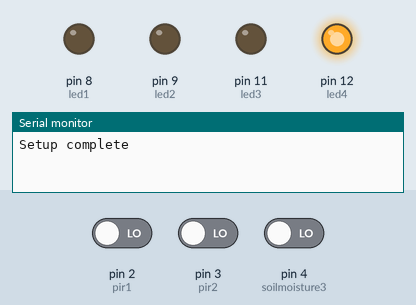
This sketch was run on a simulated Arduino Uno, built with avr-gcc and run on an emulated ATmega328P. Parts: output pins drawn as LEDs (lit = HIGH), the last lines printed to the serial monitor. Inputs (shaded band) come from the test bench; at power-on: pin 2 (pir1) LOW, pin 3 (pir2) LOW, pin 4 (soilmoisture3) LOW.

Above: at 1.2 s.
1.3 s: pin 2 (pir1) driven HIGH
At 2.4 s:
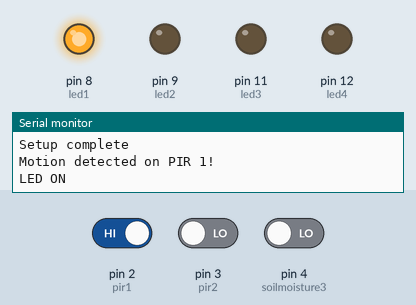
4.3 s: pin 3 (pir2) driven HIGH
At 5.3 s:
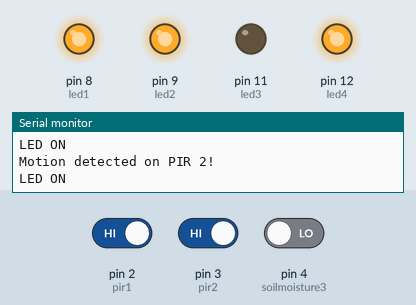
7.3 s: pin 2 (pir1) driven LOW
At 9.3 s:
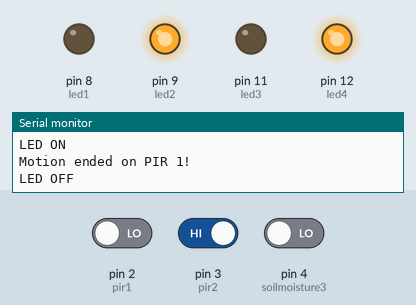
10.3 s: pin 3 (pir2) driven LOW
At 11.1 s:
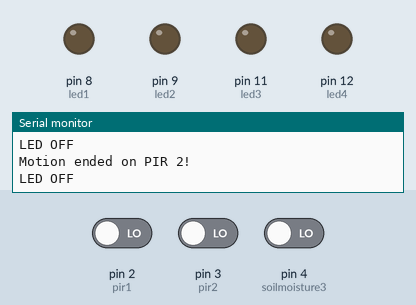
Timing chart, 0 to 18.5 s (numbered marks = the images above; inputs shaded):
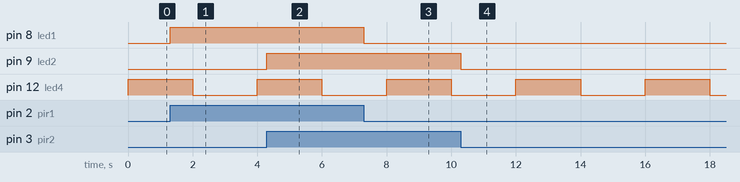

The sketch:

dazzling_densor1.ino
```cpp
// Define LED pin numbers
int led1 = 8;
int led2 = 9;
int led3 = 11;
int led4 = 12;

// Define PIR and Soil Moisture sensor pin numbers
int pir1 = 2; // PIR sensor 1
int pir2 = 3; // PIR sensor 2
int soilmoisture3 = 4; // Soil Moisture sensor

// Variables to store the state of PIR sensors and Soil Moisture sensor
int pirState1 = LOW;
int pirState2 = LOW;
int soilMoistureState = LOW;

void setup() {
  // Set LED pins as OUTPUT
  pinMode(led1, OUTPUT);
  pinMode(led2, OUTPUT);
  pinMode(led3, OUTPUT);
  pinMode(led4, OUTPUT);

  // Set sensor pins as INPUT
  pinMode(pir1, INPUT); // PIR sensor 1
  pinMode(pir2, INPUT); // PIR sensor 2
  pinMode(soilmoisture3, INPUT); // Soil Moisture sensor

  // Start serial communication
  Serial.begin(9600);
  Serial.println("Setup complete");

  // Attach interrupts for PIR sensors and Soil Moisture sensor
  attachInterrupt(digitalPinToInterrupt(pir1), motionDetected1, CHANGE);
  attachInterrupt(digitalPinToInterrupt(pir2), motionDetected2, CHANGE);
  pciSetup(soilmoisture3);

  // Start timer with a frequency of 0.5 Hz (blinks every 2 seconds)
  startTimer(0.5);
}

// Function to set up Pin Change Interrupt for Soil Moisture sensor
void pciSetup(byte pin) {
  *digitalPinToPCMSK(pin) |= bit(digitalPinToPCMSKbit(pin)); // enable pin
  PCIFR |= bit(digitalPinToPCICRbit(pin)); // clear any outstanding interrupt
  PCICR |= bit(digitalPinToPCICRbit(pin)); // enable interrupt for the group
}

// Interrupt Service Routine for Soil Moisture sensor
ISR(PCINT2_vect) {
  soilMoistureDetected();
}

// Function to start a timer with a given frequency
void startTimer(double timerFrequency) {
  noInterrupts();

  uint16_t ocrValue = (uint16_t)(F_CPU / 1024.0 / timerFrequency - 1);

  TCCR1A = 0;
  TCCR1B = 0;
  TCNT1 = 0;
  OCR1A = ocrValue;
  TCCR1B |= (1 << WGM12);
  TCCR1B |= (1 << CS12) | (1 << CS10);
  TIMSK1 |= (1 << OCIE1A);

  interrupts();
}

// Interrupt Service Routine for Timer
ISR(TIMER1_COMPA_vect) {
  digitalWrite(led4, digitalRead(led4) ^ 1);
}

// Interrupt Service Routine for PIR sensor 1
void motionDetected1() {
  int val = digitalRead(pir1);
  if (val == HIGH) {
    digitalWrite(led1, HIGH);
    if (pirState1 == LOW) {
      Serial.println("Motion detected on PIR 1!");
      Serial.println("LED ON");
      pirState1 = HIGH;
    }
  } else {
    digitalWrite(led1, LOW);
    if (pirState1 == HIGH) {
      Serial.println("Motion ended on PIR 1!");
      Serial.println("LED OFF");
      pirState1 = LOW;
    }
  }
}

// Interrupt Service Routine for PIR sensor 2
void motionDetected2() {
  int val = digitalRead(pir2);
  if (val == HIGH) {
    digitalWrite(led2, HIGH);
    if (pirState2 == LOW) {
      Serial.println("Motion detected on PIR 2!");
      Serial.println("LED ON");
      pirState2 = HIGH;
    }
  } else {
    digitalWrite(led2, LOW);
    if (pirState2 == HIGH) {
      Serial.println("Motion ended on PIR 2!");
      Serial.println("LED OFF");
      pirState2 = LOW;
    }
  }
}

// Interrupt Service Routine for Soil Moisture sensor
void soilMoistureDetected() {
  Serial.println("Soil Moisture interrupt triggered");
  int val = digitalRead(soilmoisture3);
  Serial.println("Soil Moisture Value: " + String(val));

  if (val == HIGH) {
    digitalWrite(led4, HIGH);
    if (soilMoistureState == LOW) {
      Serial.println("Soil Moisture detected!");
      Serial.println("LED ON");
      soilMoistureState = HIGH;
    }
  } else {
    digitalWrite(led4, LOW);
    if (soilMoistureState == HIGH) {
      Serial.println("Soil Moisture ended!");
      Serial.println("LED OFF");
      soilMoistureState = LOW;
    }
  }
}

void loop() {
  delay(1000); // Add any delay or other code here if needed
}
```

Measured:
- after the input at 1.3 s, pin 8 (led1): LOW → HIGH at once
- after the input at 4.3 s, pin 9 (led2): LOW → HIGH at once
- after the input at 7.3 s, pin 8 (led1): HIGH → LOW at once
- after the input at 10.3 s, pin 9 (led2): HIGH → LOW at once
- by itself, pin 12 (led4): alternates HIGH for 2.0 s and LOW for 2.0 s
